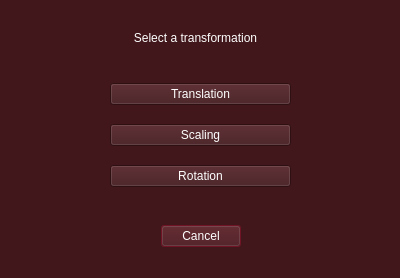
<?xml version="1.0" encoding="UTF-8"?>
<ui version="4.0">
 <class>Dialog</class>
 <widget class="QDialog" name="Dialog">
  <property name="geometry">
   <rect>
    <x>0</x>
    <y>0</y>
    <width>400</width>
    <height>278</height>
   </rect>
  </property>
  <property name="minimumSize">
   <size>
    <width>400</width>
    <height>278</height>
   </size>
  </property>
  <property name="maximumSize">
   <size>
    <width>400</width>
    <height>278</height>
   </size>
  </property>
  <property name="palette">
   <palette>
    <active>
     <colorrole role="WindowText">
      <brush brushstyle="SolidPattern">
       <color alpha="255">
        <red>255</red>
        <green>255</green>
        <blue>255</blue>
       </color>
      </brush>
     </colorrole>
     <colorrole role="Button">
      <brush brushstyle="SolidPattern">
       <color alpha="255">
        <red>65</red>
        <green>23</green>
        <blue>27</blue>
       </color>
      </brush>
     </colorrole>
     <colorrole role="Light">
      <brush brushstyle="SolidPattern">
       <color alpha="255">
        <red>98</red>
        <green>34</green>
        <blue>41</blue>
       </color>
      </brush>
     </colorrole>
     <colorrole role="Midlight">
      <brush brushstyle="SolidPattern">
       <color alpha="255">
        <red>81</red>
        <green>28</green>
        <blue>34</blue>
       </color>
      </brush>
     </colorrole>
     <colorrole role="Dark">
      <brush brushstyle="SolidPattern">
       <color alpha="255">
        <red>33</red>
        <green>11</green>
        <blue>14</blue>
       </color>
      </brush>
     </colorrole>
     <colorrole role="Mid">
      <brush brushstyle="SolidPattern">
       <color alpha="255">
        <red>43</red>
        <green>15</green>
        <blue>18</blue>
       </color>
      </brush>
     </colorrole>
     <colorrole role="Text">
      <brush brushstyle="SolidPattern">
       <color alpha="255">
        <red>255</red>
        <green>255</green>
        <blue>255</blue>
       </color>
      </brush>
     </colorrole>
     <colorrole role="BrightText">
      <brush brushstyle="SolidPattern">
       <color alpha="255">
        <red>255</red>
        <green>255</green>
        <blue>255</blue>
       </color>
      </brush>
     </colorrole>
     <colorrole role="ButtonText">
      <brush brushstyle="SolidPattern">
       <color alpha="255">
        <red>255</red>
        <green>255</green>
        <blue>255</blue>
       </color>
      </brush>
     </colorrole>
     <colorrole role="Base">
      <brush brushstyle="SolidPattern">
       <color alpha="255">
        <red>0</red>
        <green>0</green>
        <blue>0</blue>
       </color>
      </brush>
     </colorrole>
     <colorrole role="Window">
      <brush brushstyle="SolidPattern">
       <color alpha="255">
        <red>65</red>
        <green>23</green>
        <blue>27</blue>
       </color>
      </brush>
     </colorrole>
     <colorrole role="Shadow">
      <brush brushstyle="SolidPattern">
       <color alpha="255">
        <red>0</red>
        <green>0</green>
        <blue>0</blue>
       </color>
      </brush>
     </colorrole>
     <colorrole role="Highlight">
      <brush brushstyle="SolidPattern">
       <color alpha="255">
        <red>139</red>
        <green>24</green>
        <blue>46</blue>
       </color>
      </brush>
     </colorrole>
     <colorrole role="Link">
      <brush brushstyle="SolidPattern">
       <color alpha="255">
        <red>255</red>
        <green>75</green>
        <blue>61</blue>
       </color>
      </brush>
     </colorrole>
     <colorrole role="AlternateBase">
      <brush brushstyle="SolidPattern">
       <color alpha="255">
        <red>32</red>
        <green>11</green>
        <blue>13</blue>
       </color>
      </brush>
     </colorrole>
     <colorrole role="ToolTipBase">
      <brush brushstyle="SolidPattern">
       <color alpha="255">
        <red>255</red>
        <green>255</green>
        <blue>220</blue>
       </color>
      </brush>
     </colorrole>
     <colorrole role="ToolTipText">
      <brush brushstyle="SolidPattern">
       <color alpha="255">
        <red>0</red>
        <green>0</green>
        <blue>0</blue>
       </color>
      </brush>
     </colorrole>
     <colorrole role="PlaceholderText">
      <brush brushstyle="SolidPattern">
       <color alpha="127">
        <red>255</red>
        <green>255</green>
        <blue>255</blue>
       </color>
      </brush>
     </colorrole>
     <colorrole role="Accent">
      <brush brushstyle="SolidPattern">
       <color alpha="255">
        <red>0</red>
        <green>0</green>
        <blue>0</blue>
       </color>
      </brush>
     </colorrole>
    </active>
    <inactive>
     <colorrole role="WindowText">
      <brush brushstyle="SolidPattern">
       <color alpha="255">
        <red>255</red>
        <green>255</green>
        <blue>255</blue>
       </color>
      </brush>
     </colorrole>
     <colorrole role="Button">
      <brush brushstyle="SolidPattern">
       <color alpha="255">
        <red>65</red>
        <green>23</green>
        <blue>27</blue>
       </color>
      </brush>
     </colorrole>
     <colorrole role="Light">
      <brush brushstyle="SolidPattern">
       <color alpha="255">
        <red>98</red>
        <green>34</green>
        <blue>41</blue>
       </color>
      </brush>
     </colorrole>
     <colorrole role="Midlight">
      <brush brushstyle="SolidPattern">
       <color alpha="255">
        <red>81</red>
        <green>28</green>
        <blue>34</blue>
       </color>
      </brush>
     </colorrole>
     <colorrole role="Dark">
      <brush brushstyle="SolidPattern">
       <color alpha="255">
        <red>33</red>
        <green>11</green>
        <blue>14</blue>
       </color>
      </brush>
     </colorrole>
     <colorrole role="Mid">
      <brush brushstyle="SolidPattern">
       <color alpha="255">
        <red>43</red>
        <green>15</green>
        <blue>18</blue>
       </color>
      </brush>
     </colorrole>
     <colorrole role="Text">
      <brush brushstyle="SolidPattern">
       <color alpha="255">
        <red>255</red>
        <green>255</green>
        <blue>255</blue>
       </color>
      </brush>
     </colorrole>
     <colorrole role="BrightText">
      <brush brushstyle="SolidPattern">
       <color alpha="255">
        <red>255</red>
        <green>255</green>
        <blue>255</blue>
       </color>
      </brush>
     </colorrole>
     <colorrole role="ButtonText">
      <brush brushstyle="SolidPattern">
       <color alpha="255">
        <red>255</red>
        <green>255</green>
        <blue>255</blue>
       </color>
      </brush>
     </colorrole>
     <colorrole role="Base">
      <brush brushstyle="SolidPattern">
       <color alpha="255">
        <red>0</red>
        <green>0</green>
        <blue>0</blue>
       </color>
      </brush>
     </colorrole>
     <colorrole role="Window">
      <brush brushstyle="SolidPattern">
       <color alpha="255">
        <red>65</red>
        <green>23</green>
        <blue>27</blue>
       </color>
      </brush>
     </colorrole>
     <colorrole role="Shadow">
      <brush brushstyle="SolidPattern">
       <color alpha="255">
        <red>0</red>
        <green>0</green>
        <blue>0</blue>
       </color>
      </brush>
     </colorrole>
     <colorrole role="Highlight">
      <brush brushstyle="SolidPattern">
       <color alpha="255">
        <red>139</red>
        <green>24</green>
        <blue>46</blue>
       </color>
      </brush>
     </colorrole>
     <colorrole role="Link">
      <brush brushstyle="SolidPattern">
       <color alpha="255">
        <red>255</red>
        <green>75</green>
        <blue>61</blue>
       </color>
      </brush>
     </colorrole>
     <colorrole role="AlternateBase">
      <brush brushstyle="SolidPattern">
       <color alpha="255">
        <red>32</red>
        <green>11</green>
        <blue>13</blue>
       </color>
      </brush>
     </colorrole>
     <colorrole role="ToolTipBase">
      <brush brushstyle="SolidPattern">
       <color alpha="255">
        <red>255</red>
        <green>255</green>
        <blue>220</blue>
       </color>
      </brush>
     </colorrole>
     <colorrole role="ToolTipText">
      <brush brushstyle="SolidPattern">
       <color alpha="255">
        <red>0</red>
        <green>0</green>
        <blue>0</blue>
       </color>
      </brush>
     </colorrole>
     <colorrole role="PlaceholderText">
      <brush brushstyle="SolidPattern">
       <color alpha="127">
        <red>255</red>
        <green>255</green>
        <blue>255</blue>
       </color>
      </brush>
     </colorrole>
     <colorrole role="Accent">
      <brush brushstyle="SolidPattern">
       <color alpha="255">
        <red>0</red>
        <green>0</green>
        <blue>0</blue>
       </color>
      </brush>
     </colorrole>
    </inactive>
    <disabled>
     <colorrole role="WindowText">
      <brush brushstyle="SolidPattern">
       <color alpha="255">
        <red>33</red>
        <green>11</green>
        <blue>14</blue>
       </color>
      </brush>
     </colorrole>
     <colorrole role="Button">
      <brush brushstyle="SolidPattern">
       <color alpha="255">
        <red>65</red>
        <green>23</green>
        <blue>27</blue>
       </color>
      </brush>
     </colorrole>
     <colorrole role="Light">
      <brush brushstyle="SolidPattern">
       <color alpha="255">
        <red>98</red>
        <green>34</green>
        <blue>41</blue>
       </color>
      </brush>
     </colorrole>
     <colorrole role="Midlight">
      <brush brushstyle="SolidPattern">
       <color alpha="255">
        <red>81</red>
        <green>28</green>
        <blue>34</blue>
       </color>
      </brush>
     </colorrole>
     <colorrole role="Dark">
      <brush brushstyle="SolidPattern">
       <color alpha="255">
        <red>33</red>
        <green>11</green>
        <blue>14</blue>
       </color>
      </brush>
     </colorrole>
     <colorrole role="Mid">
      <brush brushstyle="SolidPattern">
       <color alpha="255">
        <red>43</red>
        <green>15</green>
        <blue>18</blue>
       </color>
      </brush>
     </colorrole>
     <colorrole role="Text">
      <brush brushstyle="SolidPattern">
       <color alpha="255">
        <red>33</red>
        <green>11</green>
        <blue>14</blue>
       </color>
      </brush>
     </colorrole>
     <colorrole role="BrightText">
      <brush brushstyle="SolidPattern">
       <color alpha="255">
        <red>255</red>
        <green>255</green>
        <blue>255</blue>
       </color>
      </brush>
     </colorrole>
     <colorrole role="ButtonText">
      <brush brushstyle="SolidPattern">
       <color alpha="255">
        <red>33</red>
        <green>11</green>
        <blue>14</blue>
       </color>
      </brush>
     </colorrole>
     <colorrole role="Base">
      <brush brushstyle="SolidPattern">
       <color alpha="255">
        <red>65</red>
        <green>23</green>
        <blue>27</blue>
       </color>
      </brush>
     </colorrole>
     <colorrole role="Window">
      <brush brushstyle="SolidPattern">
       <color alpha="255">
        <red>65</red>
        <green>23</green>
        <blue>27</blue>
       </color>
      </brush>
     </colorrole>
     <colorrole role="Shadow">
      <brush brushstyle="SolidPattern">
       <color alpha="255">
        <red>0</red>
        <green>0</green>
        <blue>0</blue>
       </color>
      </brush>
     </colorrole>
     <colorrole role="Link">
      <brush brushstyle="SolidPattern">
       <color alpha="255">
        <red>255</red>
        <green>75</green>
        <blue>61</blue>
       </color>
      </brush>
     </colorrole>
     <colorrole role="AlternateBase">
      <brush brushstyle="SolidPattern">
       <color alpha="255">
        <red>65</red>
        <green>23</green>
        <blue>27</blue>
       </color>
      </brush>
     </colorrole>
     <colorrole role="ToolTipBase">
      <brush brushstyle="SolidPattern">
       <color alpha="255">
        <red>255</red>
        <green>255</green>
        <blue>220</blue>
       </color>
      </brush>
     </colorrole>
     <colorrole role="ToolTipText">
      <brush brushstyle="SolidPattern">
       <color alpha="255">
        <red>0</red>
        <green>0</green>
        <blue>0</blue>
       </color>
      </brush>
     </colorrole>
     <colorrole role="PlaceholderText">
      <brush brushstyle="SolidPattern">
       <color alpha="127">
        <red>33</red>
        <green>11</green>
        <blue>14</blue>
       </color>
      </brush>
     </colorrole>
     <colorrole role="Accent">
      <brush brushstyle="SolidPattern">
       <color alpha="255">
        <red>46</red>
        <green>16</green>
        <blue>19</blue>
       </color>
      </brush>
     </colorrole>
    </disabled>
   </palette>
  </property>
  <property name="windowTitle">
   <string>Dialog</string>
  </property>
  <widget class="QLabel" name="label">
   <property name="geometry">
    <rect>
     <x>100</x>
     <y>30</y>
     <width>191</width>
     <height>16</height>
    </rect>
   </property>
   <property name="text">
    <string>Select a transformation</string>
   </property>
   <property name="alignment">
    <set>Qt::AlignmentFlag::AlignCenter</set>
   </property>
  </widget>
  <widget class="QWidget" name="">
   <property name="geometry">
    <rect>
     <x>0</x>
     <y>220</y>
     <width>401</width>
     <height>32</height>
    </rect>
   </property>
   <layout class="QHBoxLayout" name="horizontalLayout">
    <item>
     <spacer name="horizontalSpacer">
      <property name="orientation">
       <enum>Qt::Orientation::Horizontal</enum>
      </property>
      <property name="sizeHint" stdset="0">
       <size>
        <width>40</width>
        <height>20</height>
       </size>
      </property>
     </spacer>
    </item>
    <item>
     <widget class="QDialogButtonBox" name="buttonBox">
      <property name="layoutDirection">
       <enum>Qt::LayoutDirection::LeftToRight</enum>
      </property>
      <property name="orientation">
       <enum>Qt::Orientation::Horizontal</enum>
      </property>
      <property name="standardButtons">
       <set>QDialogButtonBox::StandardButton::Cancel</set>
      </property>
      <property name="centerButtons">
       <bool>true</bool>
      </property>
     </widget>
    </item>
    <item>
     <spacer name="horizontalSpacer_2">
      <property name="orientation">
       <enum>Qt::Orientation::Horizontal</enum>
      </property>
      <property name="sizeHint" stdset="0">
       <size>
        <width>40</width>
        <height>20</height>
       </size>
      </property>
     </spacer>
    </item>
   </layout>
  </widget>
  <widget class="QWidget" name="">
   <property name="geometry">
    <rect>
     <x>110</x>
     <y>70</y>
     <width>181</width>
     <height>131</height>
    </rect>
   </property>
   <layout class="QVBoxLayout" name="verticalLayout">
    <item>
     <widget class="QPushButton" name="translationBtn">
      <property name="text">
       <string>Translation</string>
      </property>
     </widget>
    </item>
    <item>
     <widget class="QPushButton" name="scalingBtn">
      <property name="text">
       <string>Scaling</string>
      </property>
     </widget>
    </item>
    <item>
     <widget class="QPushButton" name="rotationBtn">
      <property name="text">
       <string>Rotation</string>
      </property>
     </widget>
    </item>
   </layout>
  </widget>
 </widget>
 <resources/>
 <connections>
  <connection>
   <sender>buttonBox</sender>
   <signal>accepted()</signal>
   <receiver>Dialog</receiver>
   <slot>accept()</slot>
   <hints>
    <hint type="sourcelabel">
     <x>248</x>
     <y>254</y>
    </hint>
    <hint type="destinationlabel">
     <x>157</x>
     <y>274</y>
    </hint>
   </hints>
  </connection>
  <connection>
   <sender>buttonBox</sender>
   <signal>rejected()</signal>
   <receiver>Dialog</receiver>
   <slot>reject()</slot>
   <hints>
    <hint type="sourcelabel">
     <x>316</x>
     <y>260</y>
    </hint>
    <hint type="destinationlabel">
     <x>286</x>
     <y>274</y>
    </hint>
   </hints>
  </connection>
 </connections>
</ui>
